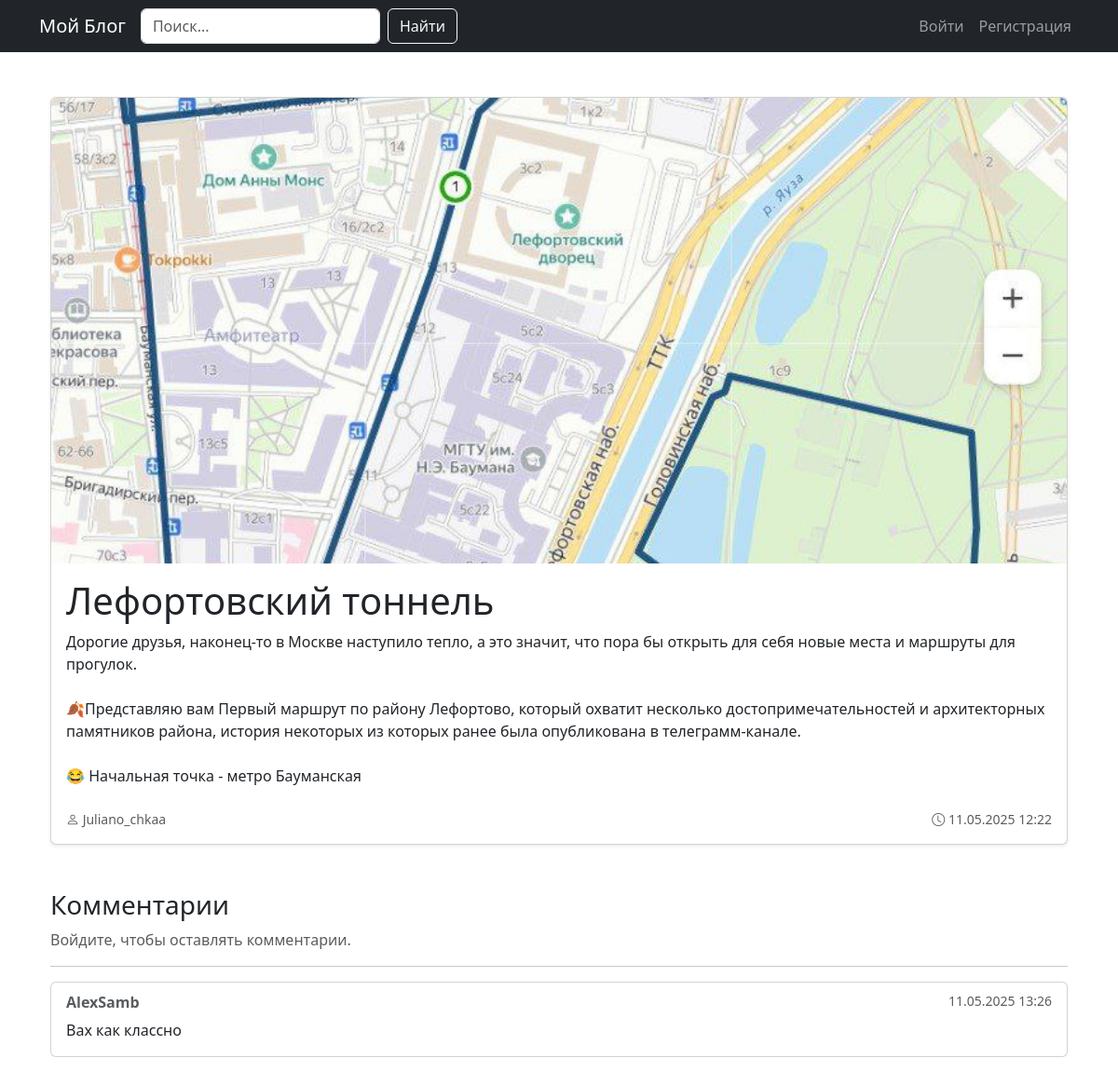
/post/6, run on the app's committed database.
### app.py (models this page shows, shortened)
class Post(db.Model):
    id = db.Column(db.Integer, primary_key=True)
    title = db.Column(db.String(100), nullable=False)
    content = db.Column(db.Text, nullable=False)
    image_filename = db.Column(db.String(255))
    user_id = db.Column(db.Integer, db.ForeignKey('user.id'), nullable=False)
    created_at = db.Column(db.DateTime, default=datetime.utcnow)
    summary = db.Column(db.Text)

class User(UserMixin, db.Model):
    id = db.Column(db.Integer, primary_key=True)
    username = db.Column(db.String(50), unique=True, nullable=False)
    password_hash = db.Column(db.String(128))
    posts = db.relationship('Post', backref='author', lazy=True)
    avatar_filename = db.Column(db.String(255))
    @property
    def password(self):
        raise AttributeError('Пароль не доступен для чтения')

class Comment(db.Model):
    id = db.Column(db.Integer, primary_key=True)
    content = db.Column(db.Text, nullable=False)
    post_id = db.Column(db.Integer, db.ForeignKey('post.id'), nullable=False)
    user_id = db.Column(db.Integer, db.ForeignKey('user.id'), nullable=False)
    created_at = db.Column(db.DateTime, default=datetime.utcnow)
    post = db.relationship('Post', backref='comments')
    author = db.relationship('User', backref='comments')

### app.py (the view, shortened to what this page needs)
@app.route('/post/<int:post_id>', methods=['GET', 'POST'])
def view_post(post_id):
    post = Post.query.get_or_404(post_id)
    comment_form = CommentForm()
    return render_template('post.html', post=post, comment_form=comment_form)

### app.py
class CommentForm(FlaskForm):
    content = TextAreaField('Ваш комментарий', validators=[DataRequired(), Length(max=500)])
    submit = SubmitField('Отправить')

### templates/post.html (shortened to what this page needs)
{% extends "base.html" %}
{% block content %}
<div class="container mt-5">
    <div class="card shadow-sm mb-4">
        {% if post.image_filename %}
            <img src="{{ url_for('static', filename='uploads/' + post.image_filename) }}"
                 alt="Изображение поста" class="card-img-top rounded-top" style="max-height: 500px; object-fit: cover;">
        {% endif %}
        <div class="card-body">
            <h1 class="card-title">{{ post.title }}</h1>
            <p class="card-text" style="white-space: pre-line;">{{ post.content }}</p>
            <div class="d-flex justify-content-between align-items-center text-muted mt-4">
                <small>
                    <i class="bi bi-person"></i> {{ post.author.username }}
                </small>
                <small>
                    <i class="bi bi-clock"></i> {{ post.created_at.strftime('%d.%m.%Y %H:%M') }}
                </small>
            </div>
        </div>
    </div>
    <div class="mt-5">
        <h3>Комментарии</h3>
        {% if current_user.is_authenticated %}
            <form method="POST">
                {{ comment_form.hidden_tag() }}
                <div class="mb-3">
                    {{ comment_form.content.label(class="form-label") }}
                    {{ comment_form.content(class="form-control", rows=3) }}
                </div>
                <button type="submit" class="btn btn-primary">Отправить комментарий</button>
            </form>
        {% else %}
            <p class="text-muted">Войдите, чтобы оставлять комментарии.</p>
        {% endif %}
        {% if post.comments %}
            <hr>
            {% for comment in post.comments %}
                <div class="card mb-3">
                    <div class="card-body">
                        <h6 class="card-subtitle mb-2 text-muted d-flex justify-content-between">
                            <span><strong>{{ comment.author.username }}</strong></span>
                            <small>{{ comment.created_at.strftime('%d.%m.%Y %H:%M') }}</small>
                        </h6>
                        <p class="card-text">{{ comment.content }}</p>
                    </div>
                </div>
            {% endfor %}
        {% else %}
            <p class="text-muted mt-3">Пока нет комментариев. Будьте первым!</p>
        {% endif %}
    </div>
</div>
{% endblock %}

### data on the page
Post: image_filename (picture), title "Лефортовский тоннель", content "Дорогие друзья, наконец-то в Москве наступило тепло, а это значит, что пора бы открыть для себя новые места и маршруты для прогулок. 🍂Представляю вам Первый маршрут по району Лефортово, который охватит несколько достопримечательностей и архитекторных памятников района, история некоторых из которых ранее была опубликована в телеграмм-канале. 😂 Начальная точка - метро Бауманская", created_at "11.05.2025 12:22"
User: author.username "Juliano_chkaa"
Comment: author.username "AlexSamb", created_at "11.05.2025 13:26", content "Вах как классно"
